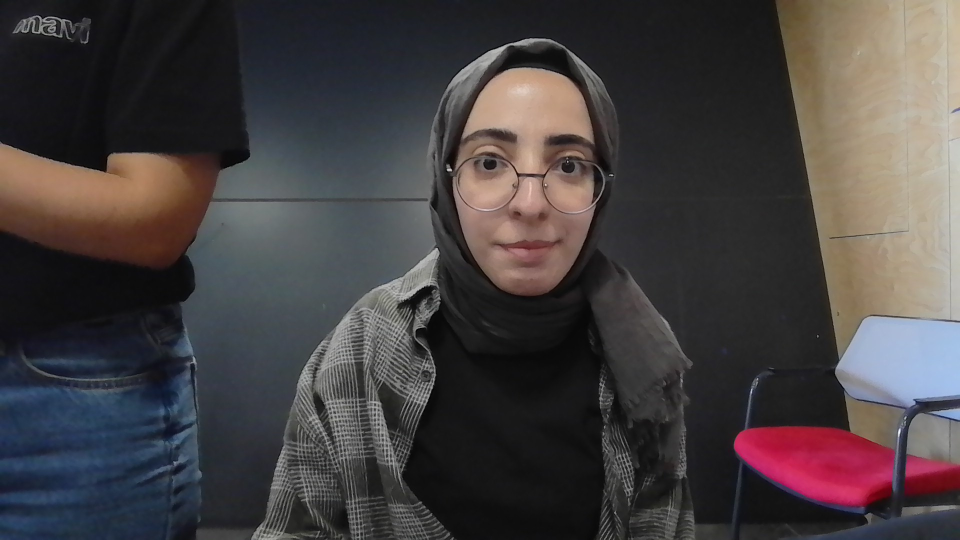
#> input picture faces/arzu.jpg, 1920 x 1080 px (shown at 1/2 size)
$ python name.py
#> lines starting #> are read from the running program, lines starting #| are printed output that depends on the picture
import cv2
import os
import numpy as np

# Ensure cv2.face is available
if not hasattr(cv2, 'face'):
    raise ImportError("cv2.face modülü bulunamadı. Lütfen 'opencv-contrib-python' paketini yükleyin.")

# Load Haar cascade for face detection
face_cascade = cv2.CascadeClassifier(cv2.data.haarcascades + 'haarcascade_frontalface_default.xml')

def prepare_training_data(data_folder_path):
#> called with data_folder_path = 'faces'
    if not os.path.exists(data_folder_path):
        print(f"'{data_folder_path}' klasörü bulunamadı. Lütfen önce yüz kaydedin.")
        return None, None, None

    faces, labels = [], []
    label_map = {}

    for image_name in os.listdir(data_folder_path):
        if not image_name.endswith(('.jpg', '.jpeg', '.png')):
            continue

        # Kişi adını dosya adından al (timestamp'i kaldır)
        person_name = image_name.split('_')[0]

        # Kişiye numara ata
        if person_name not in label_map:
            label_map[len(label_map)] = person_name

        label = [k for k, v in label_map.items() if v == person_name][0]

        # Resmi yükle ve yüzü tespit et
        image_path = os.path.join(data_folder_path, image_name)
        img = cv2.imread(image_path)
#> img is the input picture: shape (1080, 1920, 3); mean B, G, R 65.2, 64.3, 69.5
        if img is None:
            continue

        gray = cv2.cvtColor(img, cv2.COLOR_BGR2GRAY)
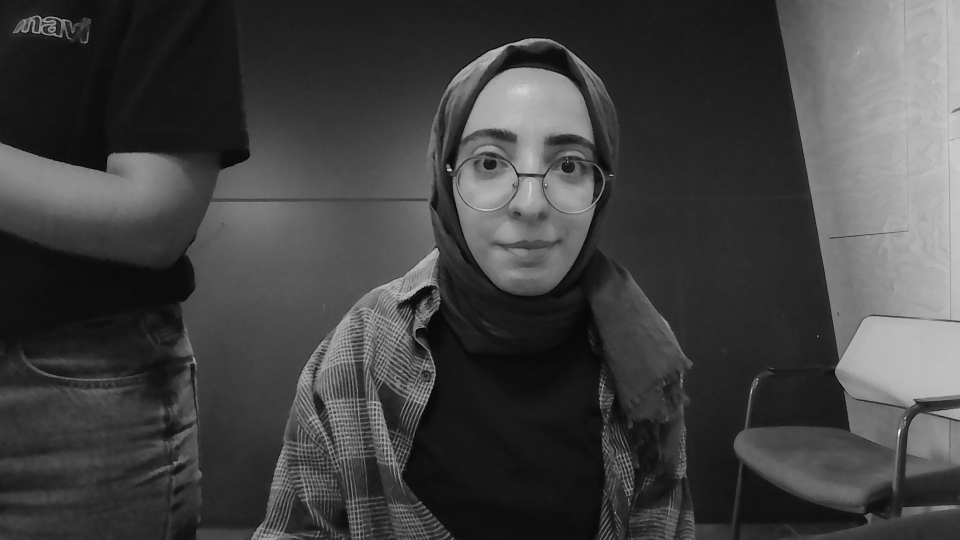
#> gray: shape (1080, 1920) (shown at 1/2 size); min 0, max 248, mean 66
        face_rect = face_cascade.detectMultiScale(gray, scaleFactor=1.1, minNeighbors=5)
#> face_rect = [[849, 161, 417, 417]]

        if len(face_rect) == 1:
            x, y, w, h = face_rect[0]
#> x = 849; y = 161; w = 417; h = 417
            face = cv2.resize(gray[y:y+h, x:x+w], (200, 200))
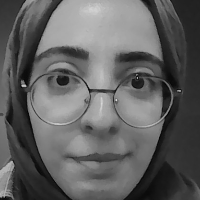
#> face: shape (200, 200); min 0, max 218, mean 96.7
            faces.append(face)
            labels.append(label)
#> pass 2 of the loop in prepare_training_data, `for image_name in os.listdir(data_folder_path):`:
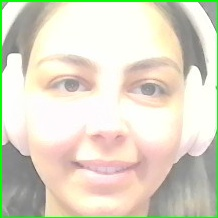
#> input picture faces/ayse_20250604_002530.jpg, 218 x 218 px
#> in prepare_training_data, img is the input picture: shape (218, 218, 3); mean B, G, R 199.6, 217.1, 221.5
#> in prepare_training_data, `gray = cv2.cvtColor(img, cv2.COLOR_BGR2GRAY)`:
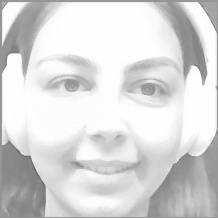
#> gray: shape (218, 218); min 80, max 255, mean 216.5
#> face_rect = [[14, 15, 186, 186]]
#> in prepare_training_data, `x, y, w, h = face_rect[0]`: x = 14; y = 15; w = 186
#> in prepare_training_data, `face = cv2.resize(gray[y:y+h, x:x+w], (200, 200))`:
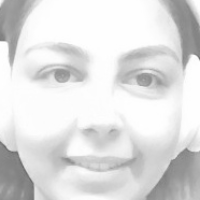
#> face: shape (200, 200); min 106, max 255, mean 222.3
#> pass 3 of the loop in prepare_training_data, `for image_name in os.listdir(data_folder_path):`:
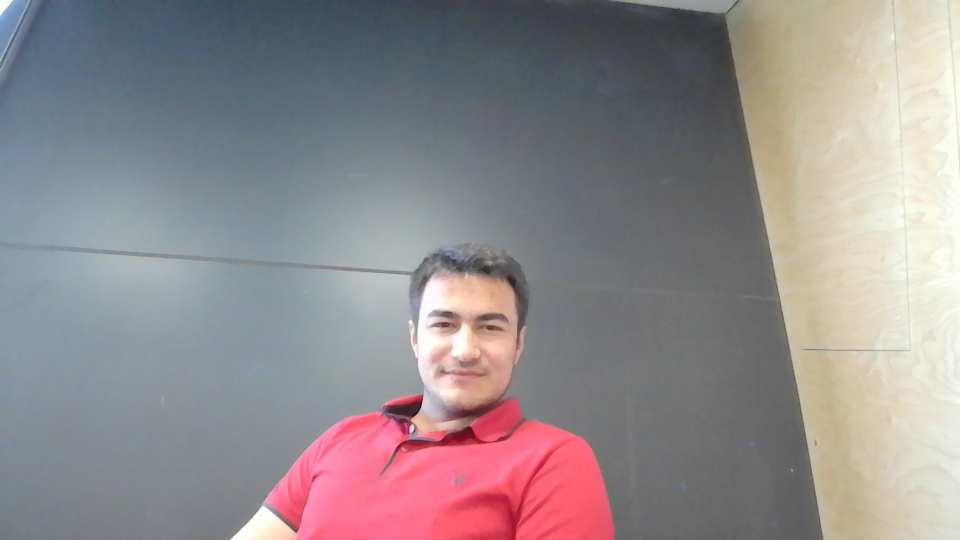
#> input picture faces/cafer.jpg, 1920 x 1080 px (shown at 1/2 size)
#> in prepare_training_data, img is the input picture: shape (1080, 1920, 3); mean B, G, R 141.4, 139.2, 146
#> in prepare_training_data, `gray = cv2.cvtColor(img, cv2.COLOR_BGR2GRAY)`:
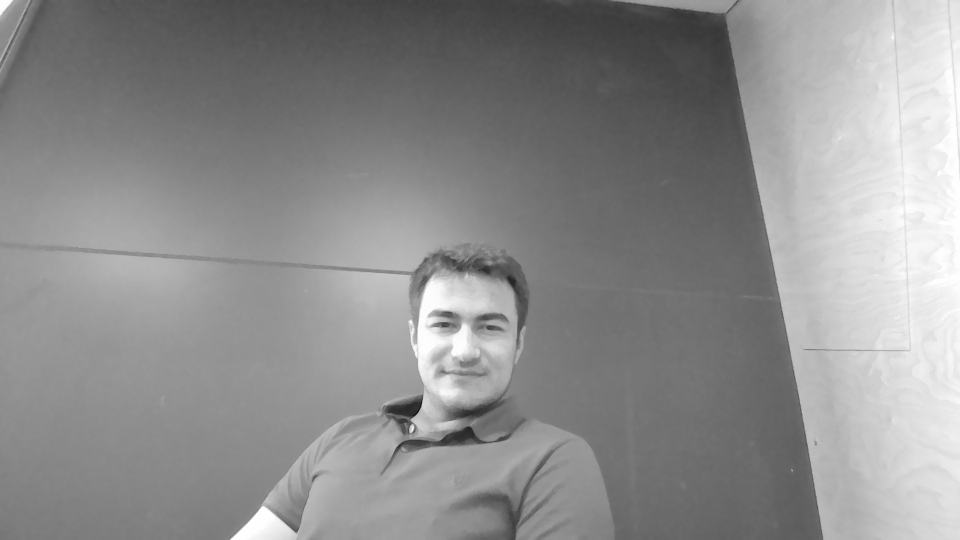
#> gray: shape (1080, 1920) (shown at 1/2 size); min 5, max 255, mean 141.5
#> face_rect = [[799, 550, 265, 265]]
#> in prepare_training_data, `x, y, w, h = face_rect[0]`: x = 799; y = 550; w = 265
#> in prepare_training_data, `face = cv2.resize(gray[y:y+h, x:x+w], (200, 200))`:
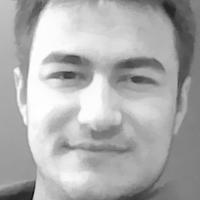
#> face: shape (200, 200); min 18, max 254, mean 173

    if not faces:
        return None, None, None

    return faces, labels, label_map

def main():
    # Load training faces
    data_path = 'faces'
    result = prepare_training_data(data_path)
    if result[0] is None:
        return

    faces, labels, label_map = result
#> faces = 3 items; labels = [0, 1, 2]; label_map = {0: 'arzu.jpg', 1: 'ayse', 2: 'cafer.jpg'}
    print(f"Eğitim için {len(faces)} yüz yüklendi.")
#| Eğitim için 3 yüz yüklendi.

    # Create and train LBPH recognizer
    recognizer = cv2.face.LBPHFaceRecognizer_create()
    recognizer.train(faces, np.array(labels))

    # Sabit eşik değeri kullan
    threshold = 75  # Dengeli tanıma için ayarlandı

    # Start video capture
    cap = cv2.VideoCapture(0)
    if not cap.isOpened():
        print("Kamera açılamadı.")
        return

    print("Yüz tanıma başlatıldı. Çıkmak için 'q' tuşuna basın.")

    while True:
        ret, frame = cap.read()
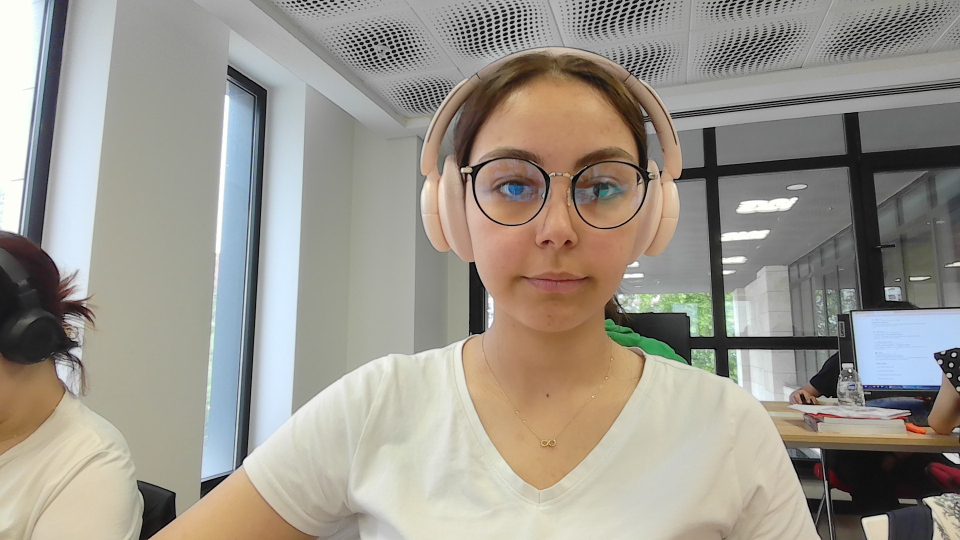
#> input picture known_faces/ayse/ayse.jpg, 1920 x 1080 px, given in place of the camera (shown at 1/2 size)
#> frame is the input picture: shape (1080, 1920, 3); mean B, G, R 140.7, 150.1, 154.9
        if not ret:
            continue

        # Ayna modu için görüntüyü yatay çevir
        frame = cv2.flip(frame, 1)

        gray = cv2.cvtColor(frame, cv2.COLOR_BGR2GRAY)
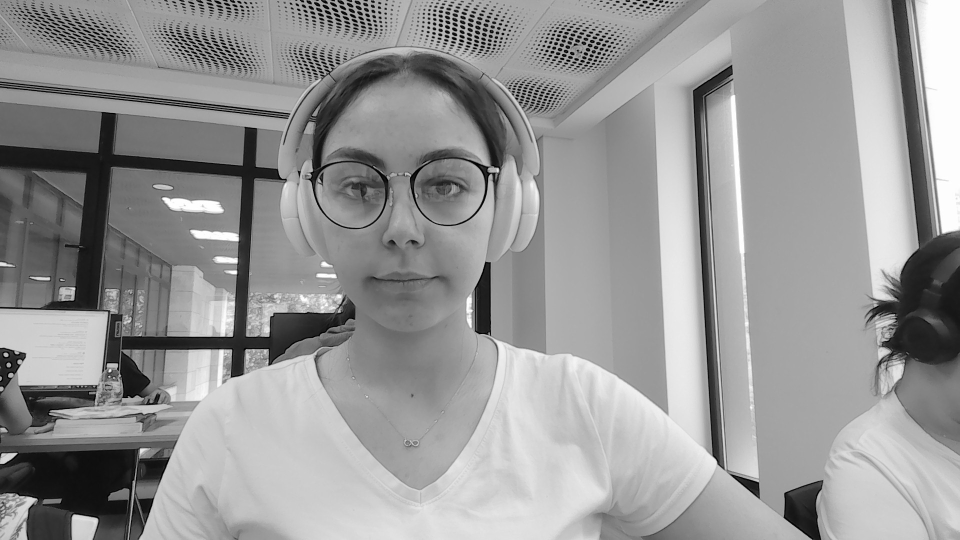
#> gray: shape (1080, 1920) (shown at 1/2 size); min 0, max 255, mean 150.5
        faces_rects = face_cascade.detectMultiScale(gray, scaleFactor=1.1, minNeighbors=5)
#> faces_rects = [[1654, 838, 215, 215], [575, 191, 456, 456]]

        for (x, y, w, h) in faces_rects:
            face = cv2.resize(gray[y:y+h, x:x+w], (200, 200))
            label, confidence = recognizer.predict(face)

            # Dengeli doğrulama kriterleri
            if confidence < threshold and label in label_map and confidence > 1:
                name = label_map[label]
                color = (0, 255, 0)  # Yeşil
            else:
                name = 'Bilinmiyor'
                color = (0, 0, 255)  # Kırmızı

            cv2.rectangle(frame, (x, y), (x + w, y + h), color, 2)
            cv2.putText(frame, name, (x, y - 10),
                       cv2.FONT_HERSHEY_SIMPLEX, 0.9, color, 2)
#> this loop made 2 passes
#> (x, y, w, h, label, confidence, name, color) on passes 1 to 2: (1654, 838, 215, 215, 0, 96.15, 'Bilinmiyor', (0, 0, 255)), (575, 191, 456, 456, 0, 65.31, 'arzu.jpg', (0, 255, 0))
#> pass 1, in main, `face = cv2.resize(gray[y:y+h, x:x+w], (200, 200))`:
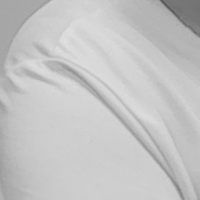
#> face: shape (200, 200); min 85, max 223, mean 195.8
#> pass 2, in main, `face = cv2.resize(gray[y:y+h, x:x+w], (200, 200))`:
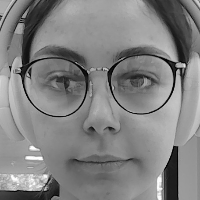
#> face: shape (200, 200); min 0, max 255, mean 129.5
#> after the loop:
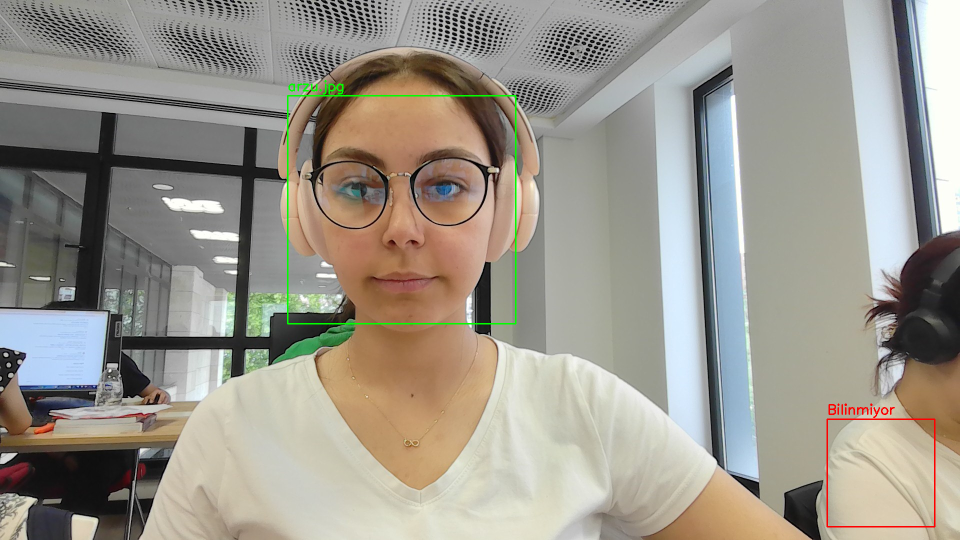
#> frame: shape (1080, 1920, 3) (shown at 1/2 size); mean B, G, R 140.1, 150.2, 154.6

        cv2.imshow('Yuz Tanima (Q: Cikis)', frame)
        if cv2.waitKey(1) & 0xFF == ord('q'):
#> (key q is pressed here)
            break

    cap.release()
    cv2.destroyAllWindows()

if __name__ == '__main__':
    main()
